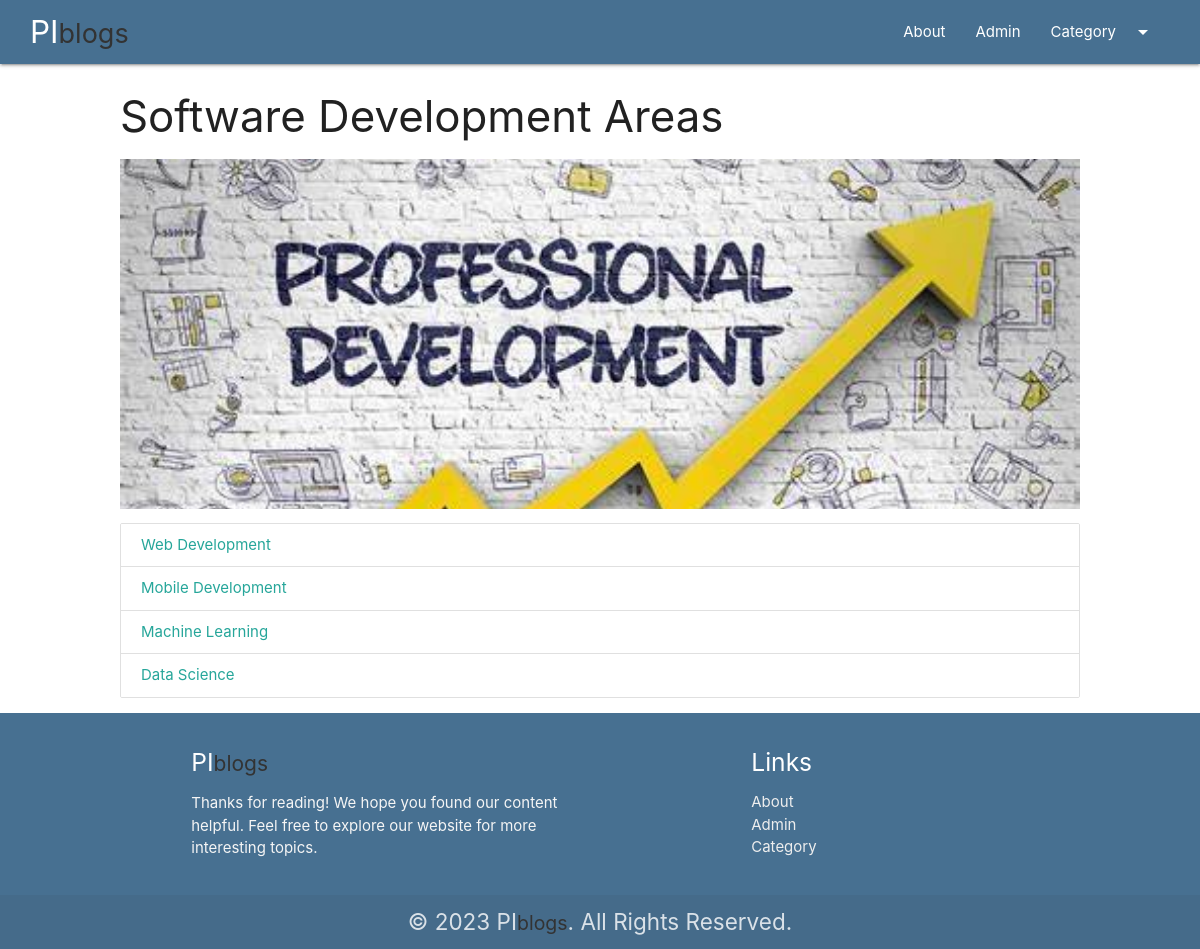
Screenshot of /category/development with the database file from the repository.
### blog/models.py (models this page shows, shortened)
class Category(models.Model):
    cat_id=models.AutoField(primary_key=True)
    title=models.CharField(max_length=100)
    description=models.TextField()
    url=models.CharField(max_length=100)
    image=models.ImageField(upload_to='categiry/')
    add_date=models.DateTimeField(auto_now_add=True, null=True)

class Post(models.Model):
    post_id=models.AutoField(primary_key=True)
    title=models.CharField(max_length=200)
    content=models.TextField()
    url=models.CharField(max_length=100)
    cat=models.ForeignKey(Category,on_delete=models.CASCADE)
    image=models.ImageField(upload_to='post/')

### blog/views.py (the view)
# urls.py: path('category/<slug:url>',category),
def category(request,url):
    cat= Category.objects.get(url=url)
    posts=Post.objects.filter(cat=cat)
    return render(request, "category.html", {'cat':cat, 'posts' : posts})

### template/category.html (shortened to what this page needs)
{%extends 'base.html'%}
{%block content%}
<div class="container-custom">
    <h3>{{cat.title}}</h3>
    <div class="img-conatiner" >
        <img src="/media/{{cat.image}}" alt="" class="responsive-img" style="max-height: 350px; width: 100%; object-fit: cover;" >
    </div>
    <div class="collection" >
        {%for p in posts%}
        <a href="/blog/{{p.url}}" class="collection-item">{{p.title}}</a>
        {% empty %}
        <h3>No post in this category..</h3>
        {%endfor%}
    </div>
</div>
{%endblock%}

### blog/static/css/style.css (style rules this page uses)
.container-custom { width: 80%; margin: auto; }

### rows the page displays
Category: title "Software Development Areas", image (picture)
Post: title "Web Development"
Post: title "Mobile Development"
Post: title "Machine Learning"
Post: title "Data Science"
